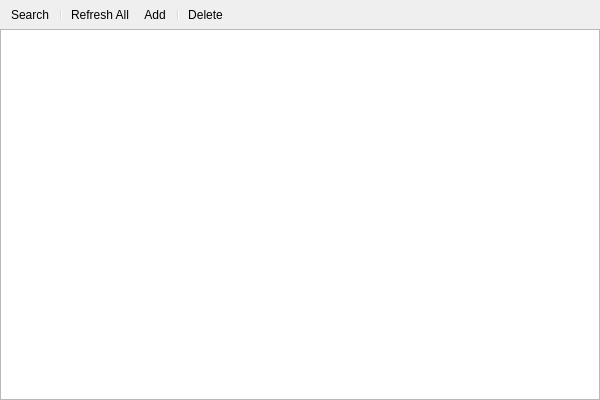
<?xml version="1.0" encoding="UTF-8"?>
<ui version="4.0">
 <class>SSLQueryDialog</class>
 <widget class="QDialog" name="SSLQueryDialog">
  <property name="geometry">
   <rect>
    <x>0</x>
    <y>0</y>
    <width>600</width>
    <height>400</height>
   </rect>
  </property>
  <property name="windowTitle">
   <string>SSL Querier</string>
  </property>
  <layout class="QVBoxLayout" name="verticalLayout">
   <property name="spacing">
    <number>0</number>
   </property>
   <property name="leftMargin">
    <number>0</number>
   </property>
   <property name="topMargin">
    <number>0</number>
   </property>
   <property name="rightMargin">
    <number>0</number>
   </property>
   <property name="bottomMargin">
    <number>0</number>
   </property>
   <item>
    <widget class="QToolBar" name="toolBar">
     <property name="movable">
      <bool>false</bool>
     </property>
     <property name="iconSize">
      <size>
       <width>16</width>
       <height>16</height>
      </size>
     </property>
     <addaction name="actionSearch"/>
     <addaction name="separator"/>
     <addaction name="actionRefresh_All"/>
     <addaction name="actionAdd"/>
     <addaction name="separator"/>
     <addaction name="actionDelete"/>
    </widget>
   </item>
   <item>
    <widget class="wProgressBar" name="widget" native="true">
     <property name="maximumSize">
      <size>
       <width>16777215</width>
       <height>2</height>
      </size>
     </property>
    </widget>
   </item>
   <item>
    <widget class="QTreeView" name="treeView">
     <property name="selectionMode">
      <enum>QAbstractItemView::ExtendedSelection</enum>
     </property>
     <property name="rootIsDecorated">
      <bool>false</bool>
     </property>
    </widget>
   </item>
  </layout>
  <action name="actionSearch">
   <property name="icon">
    <iconset resource="../../r.qrc">
     <normaloff>:/Resource/icons/Search_16x.svg</normaloff>:/Resource/icons/Search_16x.svg</iconset>
   </property>
   <property name="text">
    <string>Search</string>
   </property>
   <property name="menuRole">
    <enum>QAction::NoRole</enum>
   </property>
  </action>
  <action name="actionAdd">
   <property name="icon">
    <iconset resource="../../r.qrc">
     <normaloff>:/Resource/icons/AddWebService_16x.svg</normaloff>:/Resource/icons/AddWebService_16x.svg</iconset>
   </property>
   <property name="text">
    <string>Add</string>
   </property>
   <property name="menuRole">
    <enum>QAction::NoRole</enum>
   </property>
  </action>
  <action name="actionDelete">
   <property name="icon">
    <iconset resource="../../r.qrc">
     <normaloff>:/Resource/icons/Cancel_16x.svg</normaloff>:/Resource/icons/Cancel_16x.svg</iconset>
   </property>
   <property name="text">
    <string>Delete</string>
   </property>
   <property name="menuRole">
    <enum>QAction::NoRole</enum>
   </property>
  </action>
  <action name="actionRefresh_All">
   <property name="icon">
    <iconset resource="../../r.qrc">
     <normaloff>:/Resource/icons/Refresh_16x.svg</normaloff>:/Resource/icons/Refresh_16x.svg</iconset>
   </property>
   <property name="text">
    <string>Refresh All</string>
   </property>
   <property name="menuRole">
    <enum>QAction::NoRole</enum>
   </property>
  </action>
 </widget>
 <customwidgets>
  <customwidget>
   <class>wProgressBar</class>
   <extends>QWidget</extends>
   <header location="global">w_progress_bar.h</header>
   <container>1</container>
  </customwidget>
 </customwidgets>
 <resources>
  <include location="../../r.qrc"/>
 </resources>
 <connections/>
</ui>
